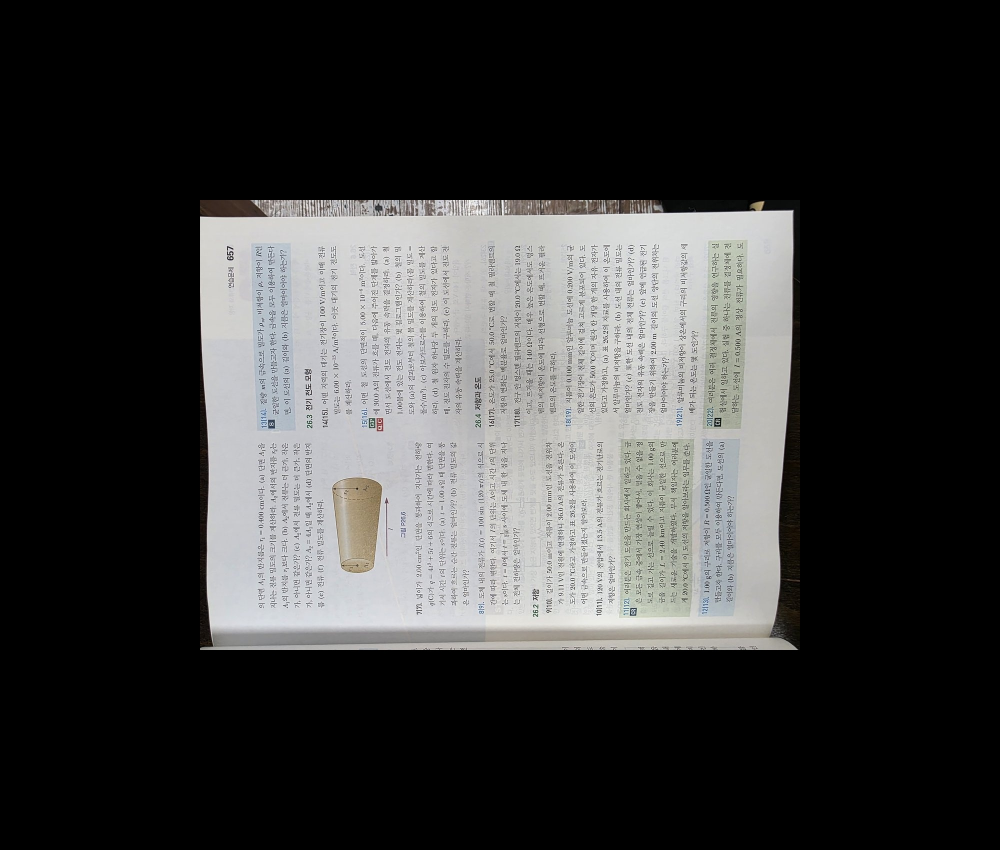
#> input picture book-scanner/tests/fixtures/generated/good_margin.jpg, 2000 x 1700 px (shown at 1/2 size)
$ python debug_pipeline.py ../tests/fixtures/generated/good_margin.jpg
#> lines starting #> are read from the running program, lines starting #| are printed output that depends on the picture; after the words box and inside, x2 and y2 are one past the last pixel; in counts of white or black regions, pixels touching at a corner belong together
"""Debug CLI: dump every intermediate step of measure_page's detection
pipeline as images, so a detection failure can be diagnosed from screenshots
alone (useful when the actual test photo isn't available locally).

Usage:
    python tools/debug_pipeline.py path/to/photo.jpg --out-dir debug_steps

Writes, into --out-dir:
    01_working_gray.jpg    -- grayscale, downscaled to measure_page's working
                               resolution (this is what detection actually sees)
    02_canny_edges.jpg      -- raw Canny edge map
    03_dilated_edges.jpg    -- edge map after the dilate step (what
                               findContours actually runs on)
    04_all_contours.jpg     -- every contour found, in a distinct color, with
                               the largest one outlined thick in red and
                               labeled with its area ratio
Also prints the top 5 contours by area (as a fraction of the working frame)
and whether each touches the frame boundary.
"""

from __future__ import annotations

import argparse
import os
import sys

import cv2
import numpy as np

import book_scanner.capture.measure as measure_mod


def main() -> int:
    parser = argparse.ArgumentParser(description=__doc__)
    parser.add_argument("image", help="path to the image to test")
    parser.add_argument("--out-dir", default="debug_steps", help="directory to write step images into")
    args = parser.parse_args()

    frame = cv2.imread(args.image)
#> frame is the input picture: shape (1700, 2000, 3); mean B, G, R 57.6, 58, 57.9
    if frame is None:
        print(f"could not read image: {args.image}", file=sys.stderr)
        return 1

    os.makedirs(args.out_dir, exist_ok=True)

    gray = cv2.cvtColor(frame, cv2.COLOR_BGR2GRAY)
    frame_h, frame_w = gray.shape[:2]
#> frame_h = 1700; frame_w = 2000

    scale = min(1.0, measure_mod._WORKING_MAX_DIM / max(frame_w, frame_h))
#> scale = 0.6
    working = (
        cv2.resize(gray, (int(round(frame_w * scale)), int(round(frame_h * scale))), interpolation=cv2.INTER_AREA)
        if scale < 1.0
        else gray
    )
    working_h, working_w = working.shape[:2]
#> working_h = 1020; working_w = 1200
    working_area = float(working_w * working_h)
#> working_area = 1224000

    blurred = cv2.GaussianBlur(working, (5, 5), 0)
    edges = cv2.Canny(blurred, 50, 150)
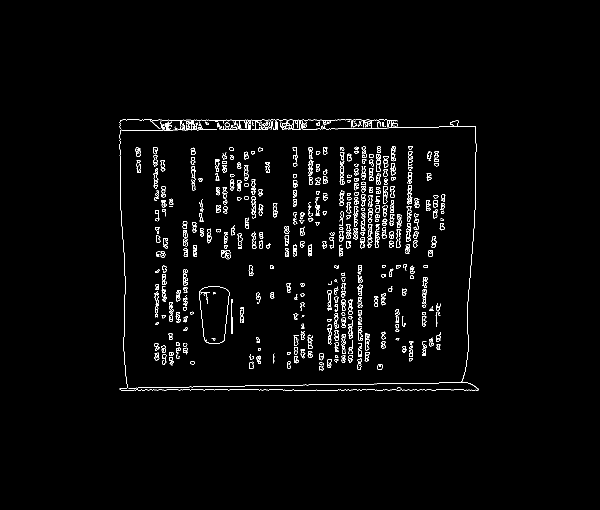
#> edges: shape (1020, 1200) (shown at 1/2 size); 2.1% white in thin lines or dots, all inside (x1, y1, x2, y2) = (239, 239, 957, 781)
    dilated = cv2.dilate(edges, np.ones((5, 5), np.uint8), iterations=1)
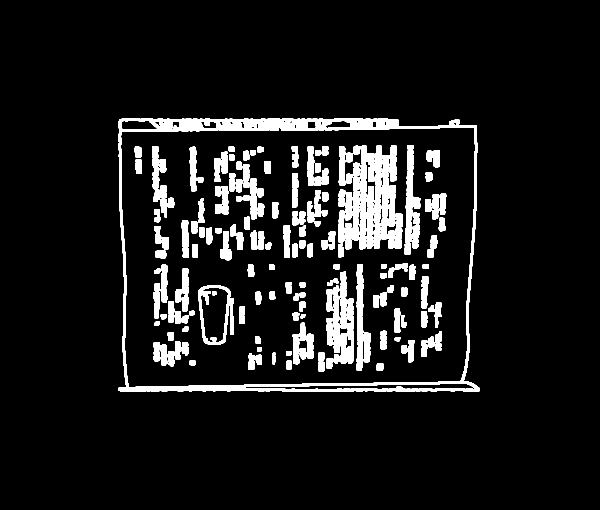
#> dilated: shape (1020, 1200) (shown at 1/2 size); 9% white; 176 white regions

    contours, _ = cv2.findContours(dilated, cv2.RETR_EXTERNAL, cv2.CHAIN_APPROX_SIMPLE)
#> contours = 1 contour; box (x1, y1, x2, y2) and area: (237, 237, 959, 783) 380191

    cv2.imwrite(os.path.join(args.out_dir, "01_working_gray.jpg"), working)
    cv2.imwrite(os.path.join(args.out_dir, "02_canny_edges.jpg"), edges)
    cv2.imwrite(os.path.join(args.out_dir, "03_dilated_edges.jpg"), dilated)

    overlay = cv2.cvtColor(working, cv2.COLOR_GRAY2BGR)
    ranked = sorted(contours, key=cv2.contourArea, reverse=True)
#> ranked has the same summary as contours

    print(f"image:         {args.image}")
    print(f"frame_size:    {frame_w}x{frame_h}  (working: {working_w}x{working_h}, scale={scale:.3f})")
#| frame_size:    2000x1700  (working: 1200x1020, scale=0.600)
    print(f"contour count: {len(contours)}")
#| contour count: 1
    print("top contours by area:")
    for i, c in enumerate(ranked[:5]):
        area_ratio = cv2.contourArea(c) / working_area
        touches = bool(
            (c[:, 0, 0] <= 2).any()
            or (c[:, 0, 1] <= 2).any()
            or (c[:, 0, 0] >= working_w - 3).any()
            or (c[:, 0, 1] >= working_h - 3).any()
        )
        color = (0, 255, 0) if i > 0 else (0, 0, 255)
        thickness = 2 if i > 0 else 4
        cv2.drawContours(overlay, [c], -1, color, thickness)
        print(f"  #{i}: area_ratio={area_ratio:.3f} touches_edge={touches}")
#> this loop made 1 pass
#> (area_ratio, touches, color, thickness) on pass 1: (0.311, False, (0, 0, 255), 4)
#|   #0: area_ratio=0.311 touches_edge=False
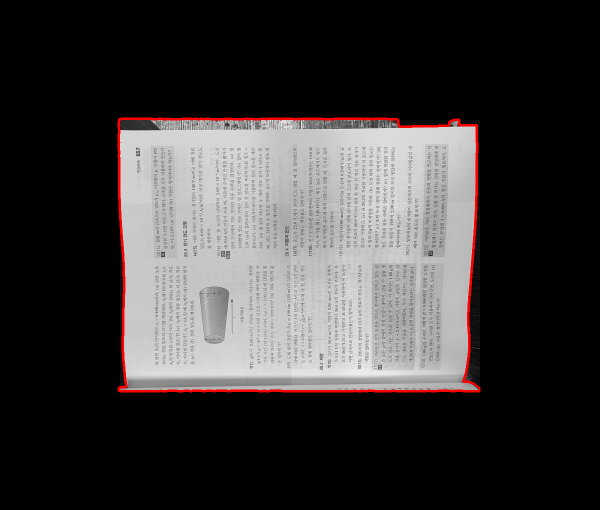
#> overlay: shape (1020, 1200, 3) (shown at 1/2 size); mean B, G, R 57.7, 57.7, 60.4

    cv2.imwrite(os.path.join(args.out_dir, "04_all_contours.jpg"), overlay)
    print(f"wrote step images to {args.out_dir}/")
    return 0


if __name__ == "__main__":
    raise SystemExit(main())
#> (the program exits here)

$ run again, on book-scanner/tests/fixtures/generated/rotated_30.jpg
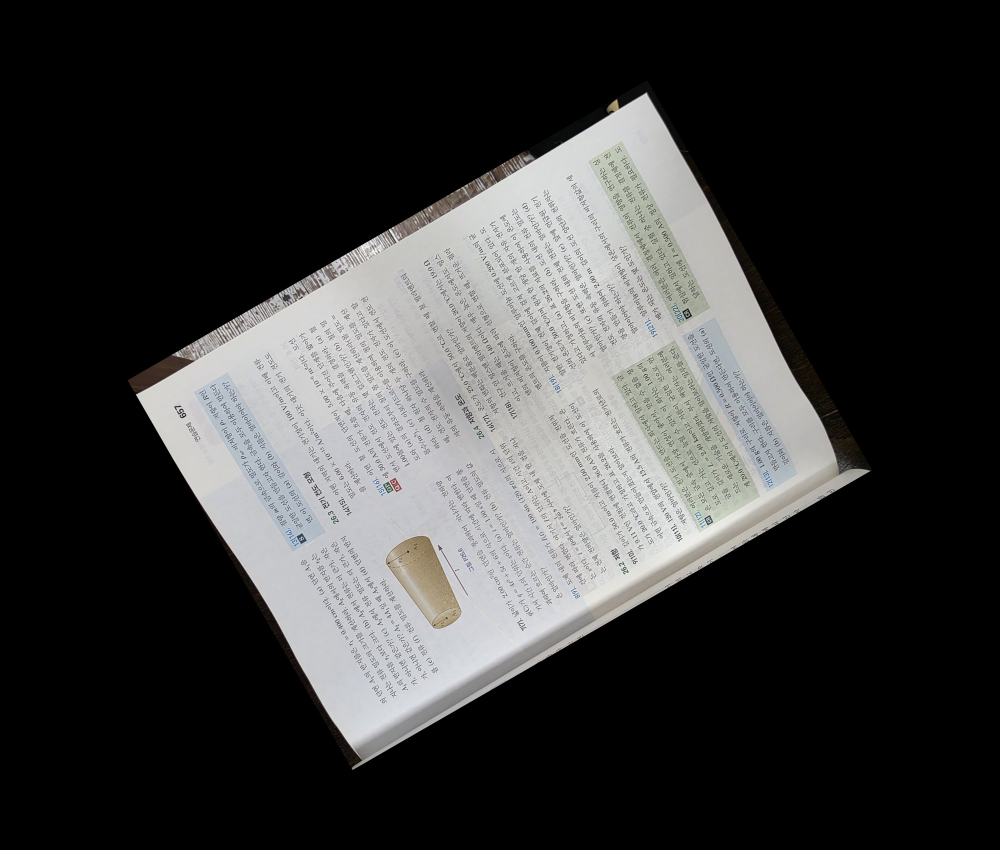
#> input picture book-scanner/tests/fixtures/generated/rotated_30.jpg, 2000 x 1700 px (shown at 1/2 size)
#> in main, frame is the input picture: shape (1700, 2000, 3); mean B, G, R 57.6, 58, 57.9
#> in main, `edges = cv2.Canny(blurred, 50, 150)`:
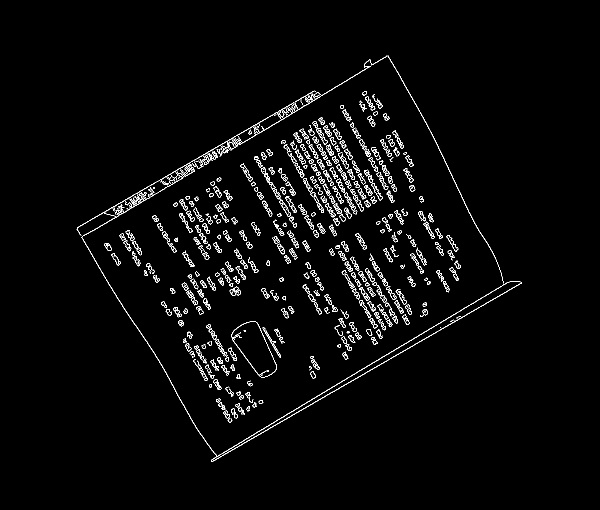
#> edges: shape (1020, 1200) (shown at 1/2 size); 2.5% white in thin lines or dots, all inside (x1, y1, x2, y2) = (153, 111, 1044, 924)
#> dilated: shape (1020, 1200); 10.7% white; 78 white regions
#> contours = 1 contour; box (x1, y1, x2, y2) and area: (151, 109, 1046, 926) 382294
#> ranked has the same summary as contours
#| frame_size:    2000x1700  (working: 1200x1020, scale=0.600)
#| contour count: 1
#> the loop in main, `for i, c in enumerate(ranked[:5]):` made 1 pass
#> (area_ratio, touches, color, thickness) on pass 1: (0.312, False, (0, 0, 255), 4)
#> (printed output is left out)
#> after the loop in main, `for i, c in enumerate(ranked[:5]):`:
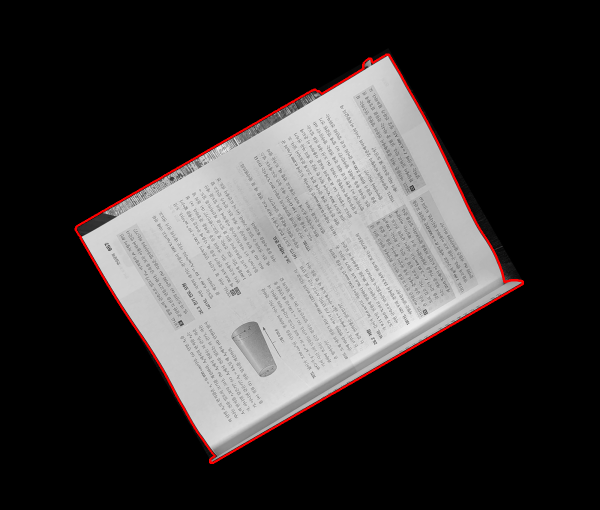
#> overlay: shape (1020, 1200, 3) (shown at 1/2 size); mean B, G, R 57.9, 57.9, 60.2

$ run again, on book-scanner/tests/fixtures/generated/rotated_60.jpg
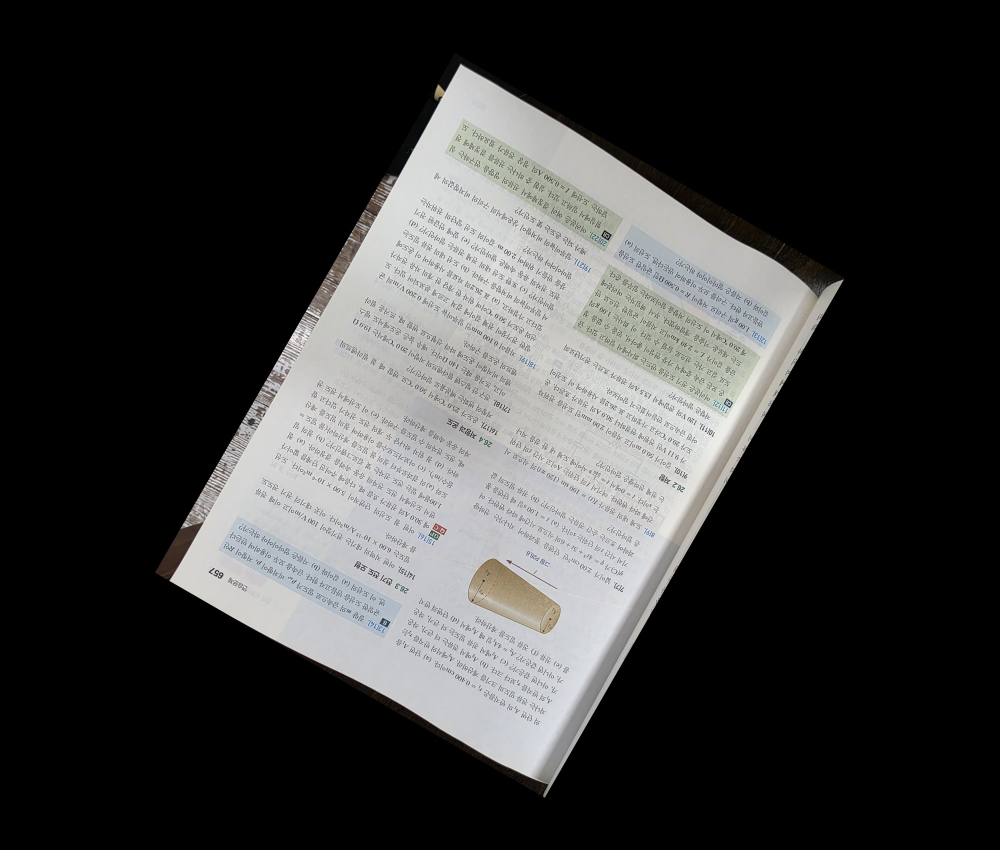
#> input picture book-scanner/tests/fixtures/generated/rotated_60.jpg, 2000 x 1700 px (shown at 1/2 size)
#> in main, frame is the input picture: shape (1700, 2000, 3); mean B, G, R 57.6, 58, 57.9
#> in main, `edges = cv2.Canny(blurred, 50, 150)`:
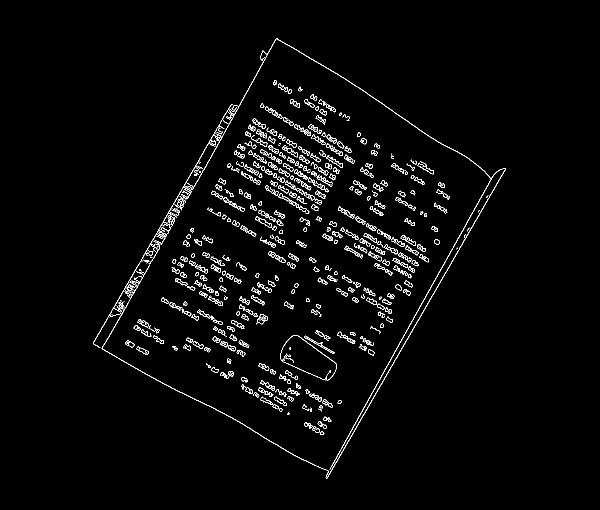
#> edges: shape (1020, 1200) (shown at 1/2 size); 2.3% white in thin lines or dots, all inside (x1, y1, x2, y2) = (186, 76, 1012, 957)
#> dilated: shape (1020, 1200); 10.1% white; 90 white regions
#> contours = 1 contour; box (x1, y1, x2, y2) and area: (184, 74, 1014, 959) 382326
#> ranked has the same summary as contours
#| frame_size:    2000x1700  (working: 1200x1020, scale=0.600)
#| contour count: 1
#> the loop in main, `for i, c in enumerate(ranked[:5]):` made 1 pass
#> (area_ratio, touches, color, thickness) on pass 1: (0.312, False, (0, 0, 255), 4)
#> (printed output is left out)
#> after the loop in main, `for i, c in enumerate(ranked[:5]):`:
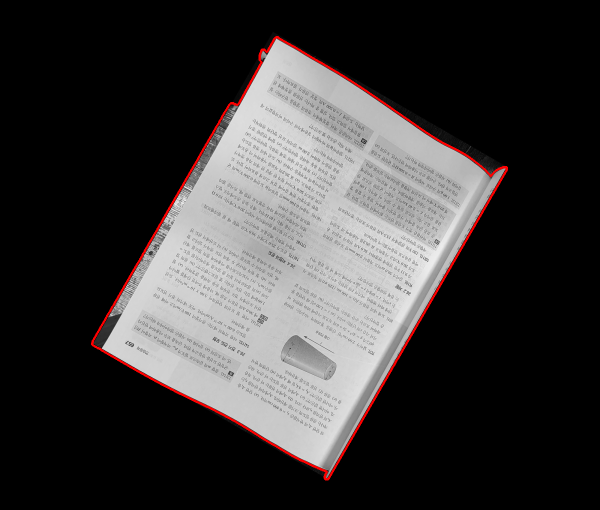
#> overlay: shape (1020, 1200, 3) (shown at 1/2 size); mean B, G, R 57.9, 57.9, 60.2

$ run again, on book-scanner/tests/fixtures/generated/too_small.jpg
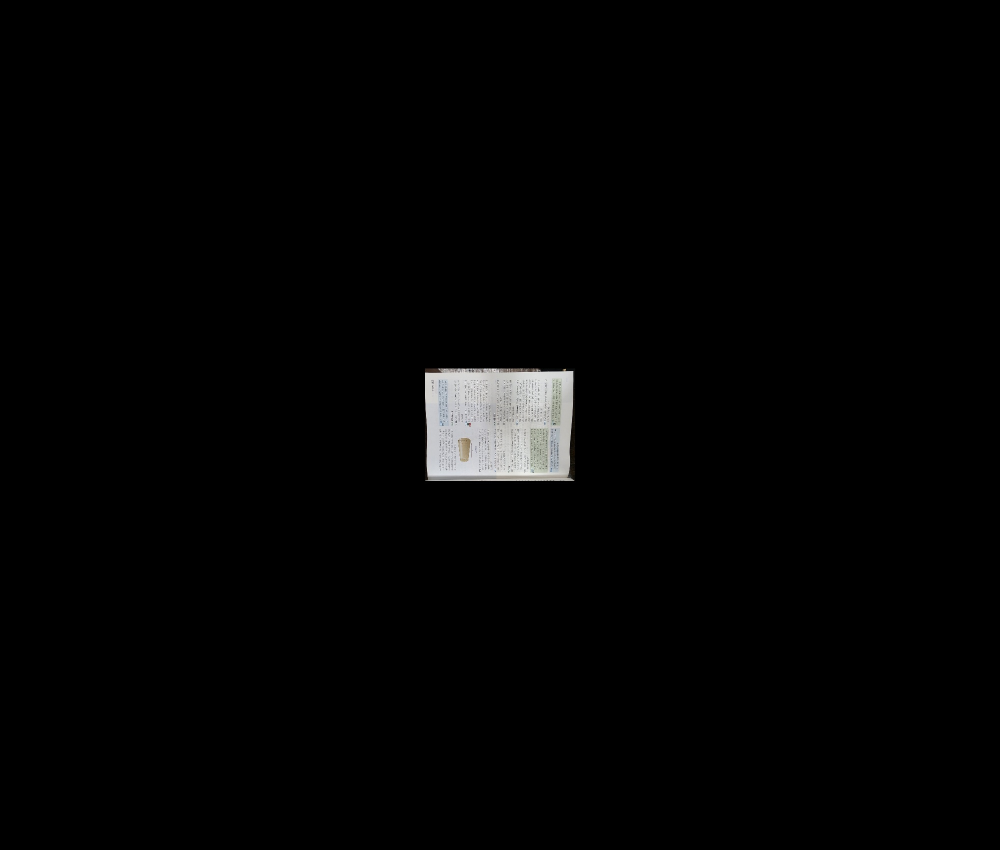
#> input picture book-scanner/tests/fixtures/generated/too_small.jpg, 2000 x 1700 px (shown at 1/2 size)
#> in main, frame is the input picture: shape (1700, 2000, 3); mean B, G, R 3.6, 3.6, 3.6
#> in main, `edges = cv2.Canny(blurred, 50, 150)`:
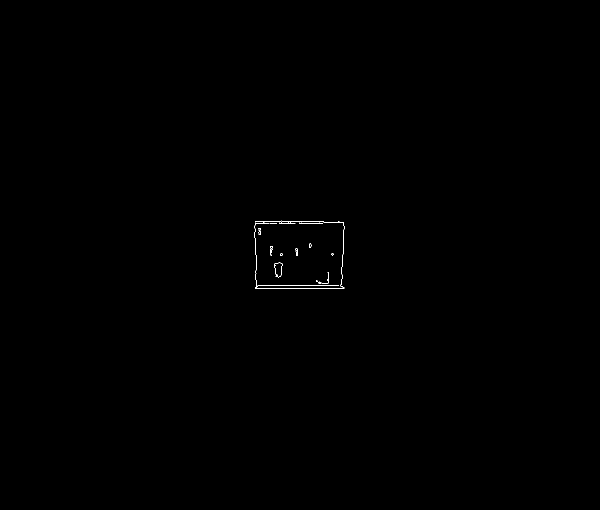
#> edges: shape (1020, 1200) (shown at 1/2 size); 0.1% white in thin lines or dots, all inside (x1, y1, x2, y2) = (509, 441, 689, 578)
#> dilated: shape (1020, 1200); 0.5% white; 8 white regions
#> contours = 1 contour; box (x1, y1, x2, y2) and area: (507, 439, 691, 580) 24781
#> ranked has the same summary as contours
#| frame_size:    2000x1700  (working: 1200x1020, scale=0.600)
#| contour count: 1
#> the loop in main, `for i, c in enumerate(ranked[:5]):` made 1 pass
#> (area_ratio, touches, color, thickness) on pass 1: (0.0202, False, (0, 0, 255), 4)
#> (printed output is left out)
#> after the loop in main, `for i, c in enumerate(ranked[:5]):`:
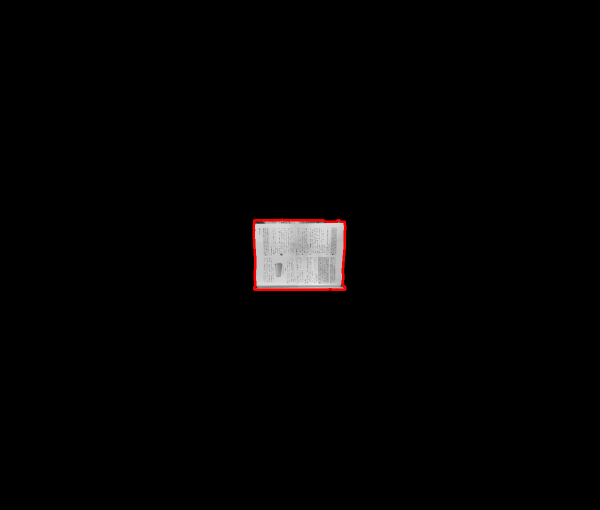
#> overlay: shape (1020, 1200, 3) (shown at 1/2 size); mean B, G, R 3.6, 3.6, 4.2
